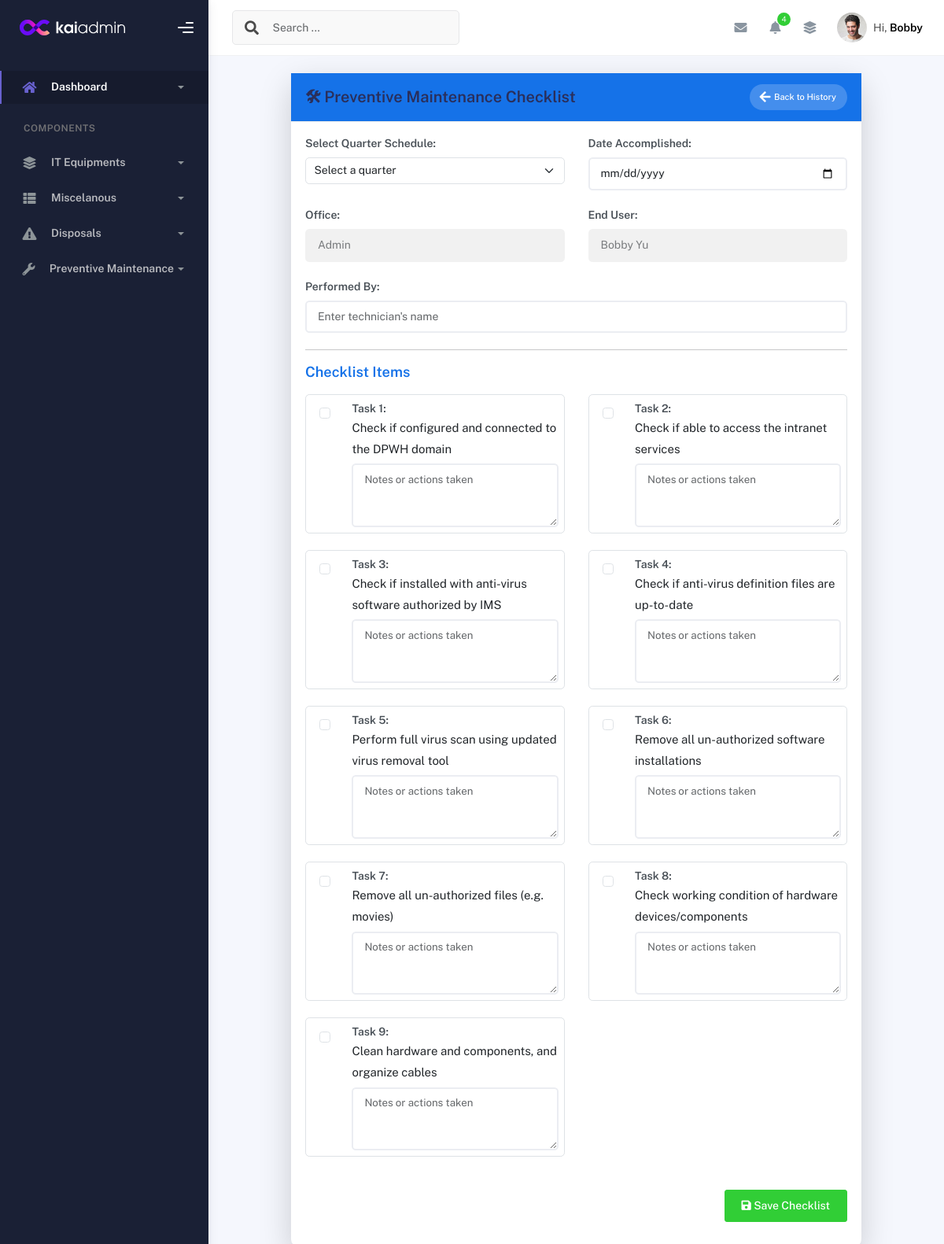
The app's page /maintenance/checklist/2/, older data.
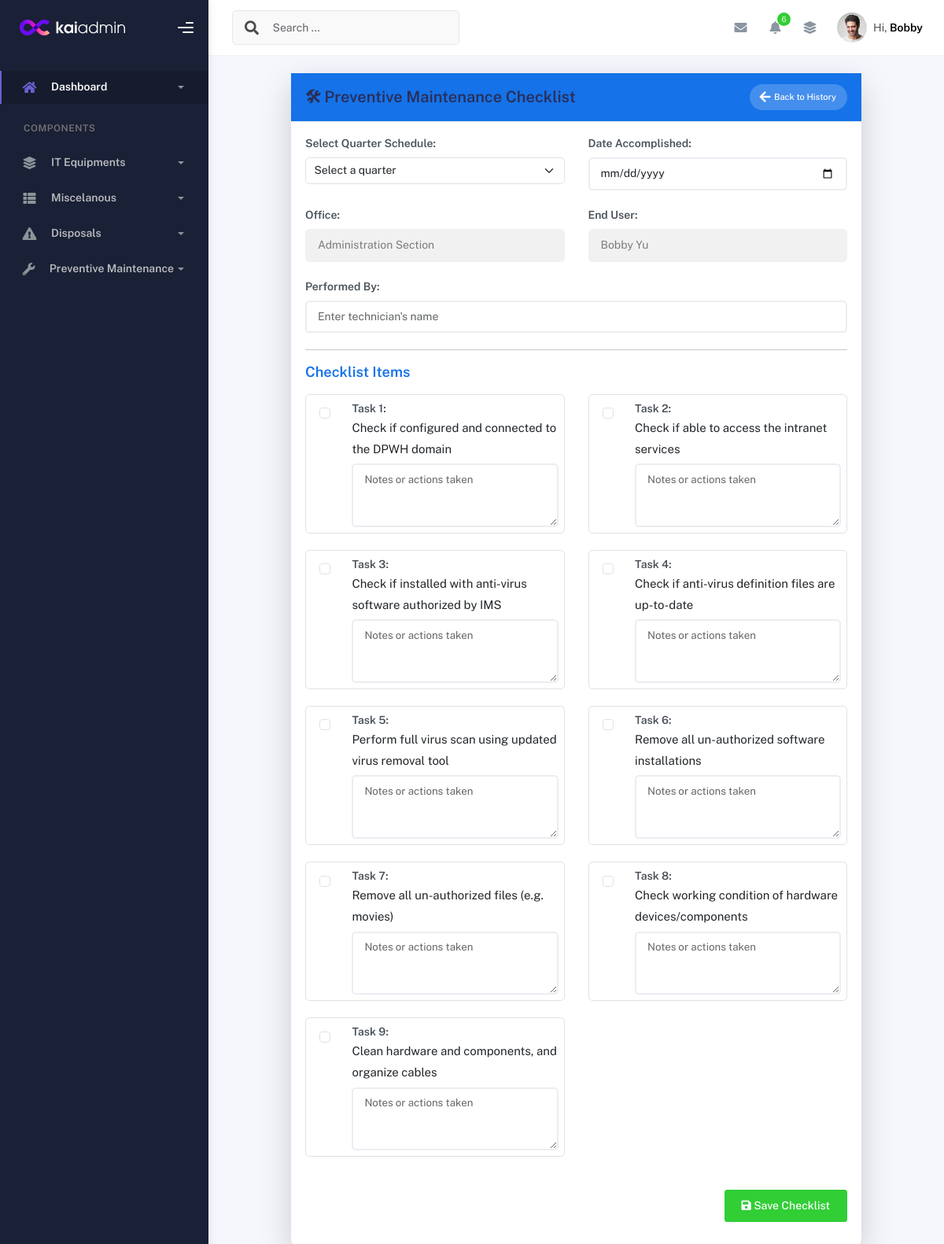
The same page, newer data.
### inventory/models.py (models this page shows)
class OfficeSection(models.Model):
    name = models.CharField(max_length=255, unique=True)
    def __str__(self):
        return self.name

### inventory/views.py (the view, shortened to what this page needs)
# urls.py: path('maintenance/checklist/<int:desktop_id>/', views.checklist, name='checklist'),
def checklist(request, desktop_id):
    desktop = get_object_or_404(Desktop_Package, pk=desktop_id)
    quarter_schedules = QuarterSchedule.objects.all().order_by('-year', 'quarter')
    is_disposed = not DesktopDetails.objects.filter(desktop_package=desktop, is_disposed=False).exists()
    if is_disposed:
        messages.error(request, "❌ Desktop was already disposed and cannot be PM anymore.")
        return redirect('desktop_details_view', package_id=desktop.id)  # Make sure this matches your URL name
    has_schedule = PMScheduleAssignment.objects.filter(desktop_package=desktop).exists()
    if not has_schedule:
        messages.error(request, "⚠ Please add a PM schedule first before conducting Preventive Maintenance.")
        return redirect('desktop_details_view', package_id=desktop.id)
    checklist_labels = {
        1: "Check if configured and connected to the DPWH domain",
        2: "Check if able to access the intranet services",
        3: "Check if installed with anti-virus software authorized by IMS",
        4: "Check if anti-virus definition files are up-to-date",
        5: "Perform full virus scan using updated virus removal tool",
        6: "Remove all un-authorized software installations",
        7: "Remove all un-authorized files (e.g. movies)",
        8: "Check working condition of hardware devices/components",
        9: "Clean hardware and components, and organize cables",
    }
    user_details = UserDetails.objects.filter(desktop_package=desktop).first()
    office = user_details.user_Enduser.employee_office_section if user_details and user_details.user_Enduser else ''
    end_user = f"{user_details.user_Enduser.employee_fname} {user_details.user_Enduser.employee_lname}" if user_details and user_details.user_Enduser else ''
    desktop_details = DesktopDetails.objects.filter(desktop_package=desktop).first()
    section_id = (
        user_details.user_Enduser.employee_office_section.id
        if user_details and user_details.user_Enduser and user_details.user_Enduser.employee_office_section
        else None
    )
    return render(request, 'maintenance/checklist.html', {
        'desktop': desktop,
        'desktop_details': desktop_details,
        'checklist_labels': checklist_labels,
        'office': office,
        'end_user': end_user,
        'range': range(1, 10),
        'quarter_schedules': quarter_schedules,
        'section_id': section_id,  # ✅ pass section_id to template
    })

### inventory/context_processors.py (called while the page is built)
def pending_pm_notifications(request):
    today = date.today()
    near_future = today + timedelta(days=3)
    pending_pm = PMScheduleAssignment.objects.filter(
        is_completed=False,
        pm_section_schedule__start_date__lte=near_future
    ).select_related('desktop_package', 'pm_section_schedule__quarter_schedule', 'pm_section_schedule__section')
    for assignment in pending_pm:
        desktop_detail = DesktopDetails.objects.filter(desktop_package=assignment.desktop_package).first()
        assignment.computer_name = desktop_detail.computer_name if desktop_detail else f"Desktop #{assignment.desktop_package.id}"
        assignment.is_overdue = assignment.pm_section_schedule.start_date < today
    return {
        'pending_pm_count': pending_pm.count(),
        'pending_pm_list': pending_pm[:5],  # Limit to top 5
    }

### inventory/templatetags/custom_filters.py (called while the page is built)
@register.filter
def get_item(dictionary, key):
    return dictionary.get(key)

### templates/maintenance/checklist.html (shortened to what this page needs)
{% extends 'base.html' %}
{% load static %}
{% load custom_filters %}
{% block content %}
<div class="container">
  <div class="page-inner">
    <div class="row justify-content-center">
      <div class="col-md-10">
        <div class="card shadow-lg animate__animated animate__fadeIn">
          <div class="card-header bg-primary text-white">
            <div class="card-head-row">
              <div class="card-title">🛠 Preventive Maintenance Checklist</div>
              <div class="card-tools">
                <a href="{% url 'maintenance_history' desktop.id %}" class="btn btn-label-light btn-round btn-sm">
                  Back to History
                </a>
              </div>
            </div>
          </div>
          <form method="POST">
            <div class="card-body">
              <div class="row mb-4">
                <div class="col-md-6">
                  <label class="form-label fw-semibold">Select Quarter Schedule:</label>
                  <select name="quarter_schedule_id" class="form-select" required id="quarter_schedule">
                    <option value="" disabled selected>Select a quarter</option>
                  </select>
                </div>
                <div class="col-md-6">
                  <label class="form-label fw-semibold">Date Accomplished:</label>
                  <input type="date" name="date_accomplished" class="form-control" id="date_accomplished" required>
                </div>
              </div>
              <div class="row mb-4">
                <div class="col-md-6">
                  <label class="form-label fw-semibold">Office:</label>
                  <input type="text" name="office" class="form-control" value="{{ office }}" readonly>
                </div>
                <div class="col-md-6">
                  <label class="form-label fw-semibold">End User:</label>
                  <input type="text" name="end_user" class="form-control" value="{{ end_user }}" readonly>
                </div>
              </div>
              <div class="mb-4">
                <label class="form-label fw-semibold">Performed By:</label>
                <input type="text" name="performed_by" class="form-control" placeholder="Enter technician's name" required>
              </div>
              <hr>
              <h5 class="text-primary fw-semibold mb-3">Checklist Items</h5>
              <div class="row">
                {% for i in range %}
                  <div class="col-md-6 mb-4">
                    <div class="d-flex align-items-start hover-shadow p-2 rounded border">
                      <div class="form-check me-2 pt-1">
                        <input class="form-check-input" type="checkbox" name="task_{{ i }}">
                      </div>
                      <div class="flex-grow-1">
                        <label class="fw-bold">Task {{ i }}:</label>
                        <p class="mb-1">{{ checklist_labels|get_item:i }}</p>
                        <textarea name="note_{{ i }}" class="form-control" rows="3" placeholder="Notes or actions taken"></textarea>
                      </div>
                    </div>
                  </div>
                {% endfor %}
              </div>
              <div class="d-flex justify-content-end mt-4">
                <button type="submit" class="btn btn-success px-4">
                  <i class="fa fa-save"></i> Save Checklist
                </button>
              </div>
            </div>
          </form>
        </div>
      </div>
    </div>
  </div>
</div>
{% endblock %}

Row changes from the older to the newer data that the page shows:
changed OfficeSection: office "Admin" → "Administration Section"
Text that changed along with them:
{{ pending_pm_count }}: "4" → "6"
